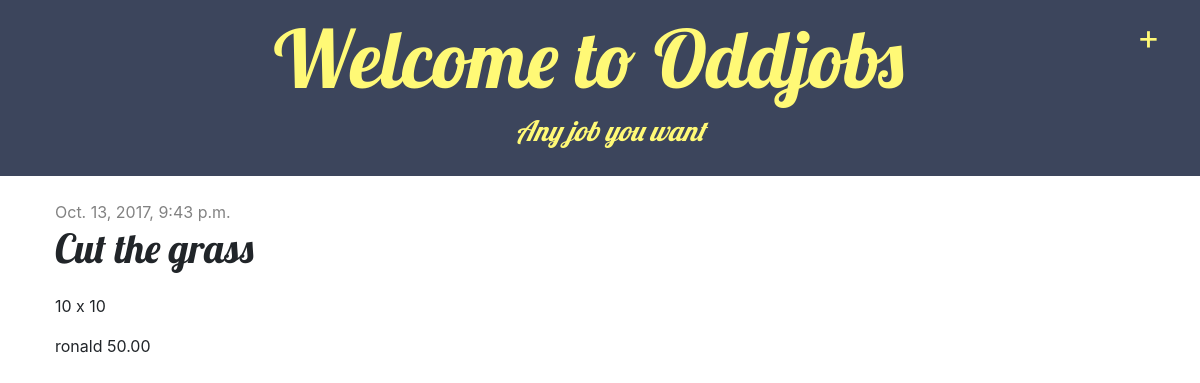
/listing/3/ (signed in), run on the app's committed database.
### listings/models.py (models this page shows, shortened)
class Listing(models.Model):
	is_assigned = models.BooleanField(default=False)
	listee = models.ForeignKey('auth.User')
	title = models.CharField(max_length=200)
	listing_dscr = models.TextField(max_length=500)
	amount_listed = models.DecimalField(max_digits=6, decimal_places=2)
	created_date = models.DateTimeField(blank=True, null=True)
	assigned_date = models.DateTimeField(blank=True, null=True)
	completed_date = models.DateTimeField(blank=True, null=True)

### listings/views.py (the view)
# urls.py: url(r'^listing/(?P<pk>\d+)/$', views.listing_detail, name='listing_detail'),
def listing_detail(request, pk):
	listing = get_object_or_404(Listing, pk=pk)
	return render(request, 'listings/listing_detail.html', {'listing': listing},)

### listings/templates/listings/listing_detail.html (shortened to what this page needs)
{% extends 'listings/base.html' %}
{% block content %}
    <div class="listing_detail">
    	<div class="date">{{ listing.created_date }}</div>
        <h1>{{ listing.title }}</h1>
    	{% if user.is_authenticated %}
        	<a class="btn btn-default" href="{% url 'listing_edit' pk=listing.pk %}"></a>
    	{% endif %}
    	<p>{{  listing.listing_dscr|linebreaksbr }}</p>
        <div>
            <p>{{ listing.listee }} {{ listing.amount_listed }}</p>
        </div>
    </div>
{% endblock %}

### listings/static/css/listings.css (style rules this page uses)
h1, h2, h3, h4 { font-family: 'Lobster', cursive; }
.date { color: #828282; }

### data on the page
Listing: created_date "Oct. 13, 2017, 9:43 p.m.", title "Cut the grass", listing_dscr "10 x 10", listee "ronald", amount_listed "50.00"
